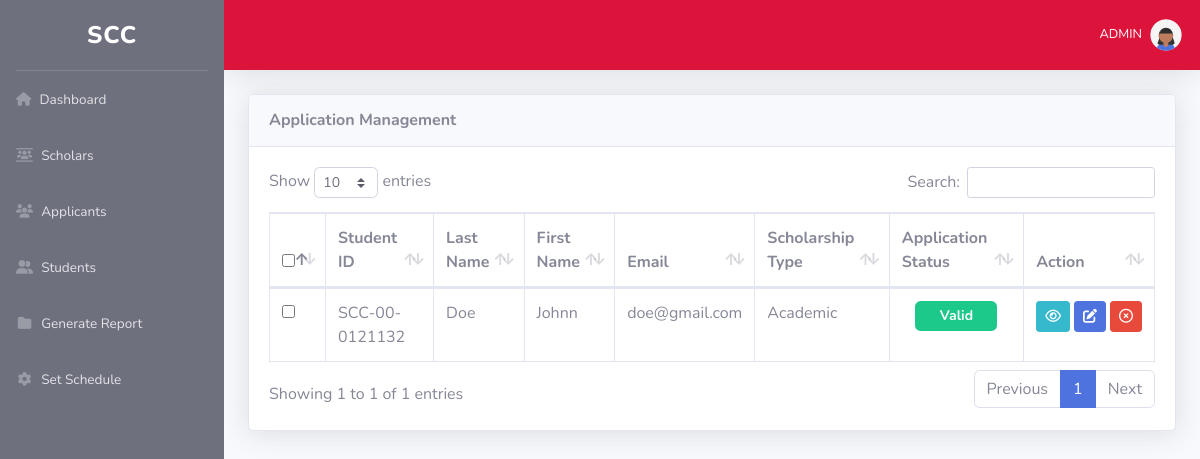
Page /students.php on the committed database.
### tables this page shows
CREATE TABLE `students` (
  `id` int(11) NOT NULL,
  `sid` varchar(30) NOT NULL,
  `sfname` varchar(50) NOT NULL,
  `smname` varchar(50) NOT NULL,
  `slname` varchar(50) NOT NULL,
  `sfix` varchar(10) NOT NULL,
  `sgender` varchar(10) NOT NULL,
  `sdbirth` date NOT NULL,
  `semail` varchar(50) NOT NULL,
  `spass` varchar(255) NOT NULL,
  `saddress` varchar(255) NOT NULL,
  `scontact` varchar(20) NOT NULL,
  `sctship` varchar(50) NOT NULL,
  `scourse` varchar(20) NOT NULL,
  `syear` varchar(20) NOT NULL,
  `simg` varchar(50) NOT NULL,
  `is_verified` tinyint(1) DEFAULT 0,
  `verification_token` varchar(255) DEFAULT NULL
);

CREATE TABLE `scholarship_applications` (
  `id` int(11) NOT NULL,
  `student_id` int(11) NOT NULL,
  `officer_id` int(11) DEFAULT NULL,
  `s_scholarship_type` varchar(20) NOT NULL,
  `s_account_status` varchar(20) DEFAULT 'Pending',
  `snote` text DEFAULT NULL,
  `applied_on` date NOT NULL,
  `updated_on` date DEFAULT NULL
);

### students.php (the view, shortened to what this page needs)
<?php
include('includes/header.php');
include('includes/navbar.php');
include('includes/db.php');
$sql = "SELECT s.*, sa.s_scholarship_type, sa.s_account_status, a.is_scholar
        FROM students s
        LEFT JOIN scholarship_applications sa ON s.id = sa.student_id
        LEFT JOIN admin_status a ON s.id = a.student_id
        WHERE (a.is_scholar = 0 OR a.is_scholar IS NULL)
        AND sa.s_account_status = 'Valid'
        AND sa.s_account_status != 'Rejected'";
$result = $conn->query($sql);
?>
<div class="container-fluid">
<div class="card shadow mb-4">
    <div class="card-header py-3">
        <h6 class="m-0 font-weight-bold text-bg-gray">Application Management</h6>
    </div>
    <div class="card-body">
        <div class="table-responsive">
            <table class="table table-bordered" id="dataTable" width="100%" cellspacing="0">
                <thead>
                    <tr>
                        <th><input type="checkbox" name="select_all" id="select_all" /></th>
                        <th>Student ID</th>
                        <th>Last Name</th>
                        <th>First Name</th>
                        <th>Email</th>
                        <th>Scholarship Type</th>
                        <th>Application Status</th>
                        <th>Action</th>
                    </tr>
                </thead>
                <tbody>
                <?php
                if ($result->num_rows > 0) {
                    while($row = $result->fetch_assoc()) {
                        echo "<tr>";
                        echo "<td><input type='checkbox' name='select_row' class='select_row' /></td>";
                        echo "<td>" . (!empty($row['sid']) ? htmlspecialchars($row['sid']) : "") . "</td>";
                        echo "<td>" . (!empty($row['slname']) ? htmlspecialchars($row['slname']) : "") . "</td>";
                        echo "<td>" . (!empty($row['sfname']) ? htmlspecialchars($row['sfname']) : "") . "</td>";
                        echo "<td>" . (!empty($row['semail']) ? htmlspecialchars($row['semail']) : "") . "</td>";
                        echo "<td>" . (!empty($row['s_scholarship_type']) ? htmlspecialchars($row['s_scholarship_type']) : "") . "</td>";
                        echo "<td class='text-center'>";
                        if (!empty($row['s_account_status'])) {
                            $status = $row['s_account_status'];
                            if ($status === 'Valid') {
                                echo "<span class='badge badge-success d-inline-block w-75' style='font-size: 14px; padding: 8px 12px;'>Valid</span>";
                            } else if ($status === 'Invalid') {
                                echo "<span class='badge badge-danger d-inline-block w-75' style='font-size: 14px; padding: 8px 12px;'>Invalid</span>";
                            } else {
                                echo "<span class='badge badge-primary d-inline-block w-75' style='font-size: 14px; padding: 8px 12px;'>Pending</span>";
                            }
                        }
                        echo "</td>";
                        echo "<td>
                            <div class='d-flex'>
                                <button type='button' class='btn btn-info btn-sm view_button mr-1' data-id='" . $row['id'] . "'>
                                    <i class='fa-regular fa-eye'></i>
                                </button>
                         <button type='button' class='btn btn-success btn-sm edit_button mr-1' data-id='" . $row['id']  . "'>
                             <i class='fa-solid fa-pen-to-square'></i>
                         </button>
                                <button type='button' class='btn btn-danger btn-sm delete_button' data-id='" . $row['id'] . "'>
                                    <i class='fa-regular fa-circle-xmark'></i>
                                </button>
                            </div>
                        </td>";
                        echo "</tr>";
                    }
                } else {
                    echo "<tr><td colspan='10'>No data available</td></tr>";
                }
                ?>
                </tbody>
            </table>
        </div>
    </div>
</div>
</div>
  </div>
<?php
include('includes/scripts.php');
?>

### rows in the picture
students: sid "SCC-00-0121132", slname "Doe", sfname "Johnn", semail "doe@gmail.com", scholarship_applications.s_scholarship_type "Academic"
